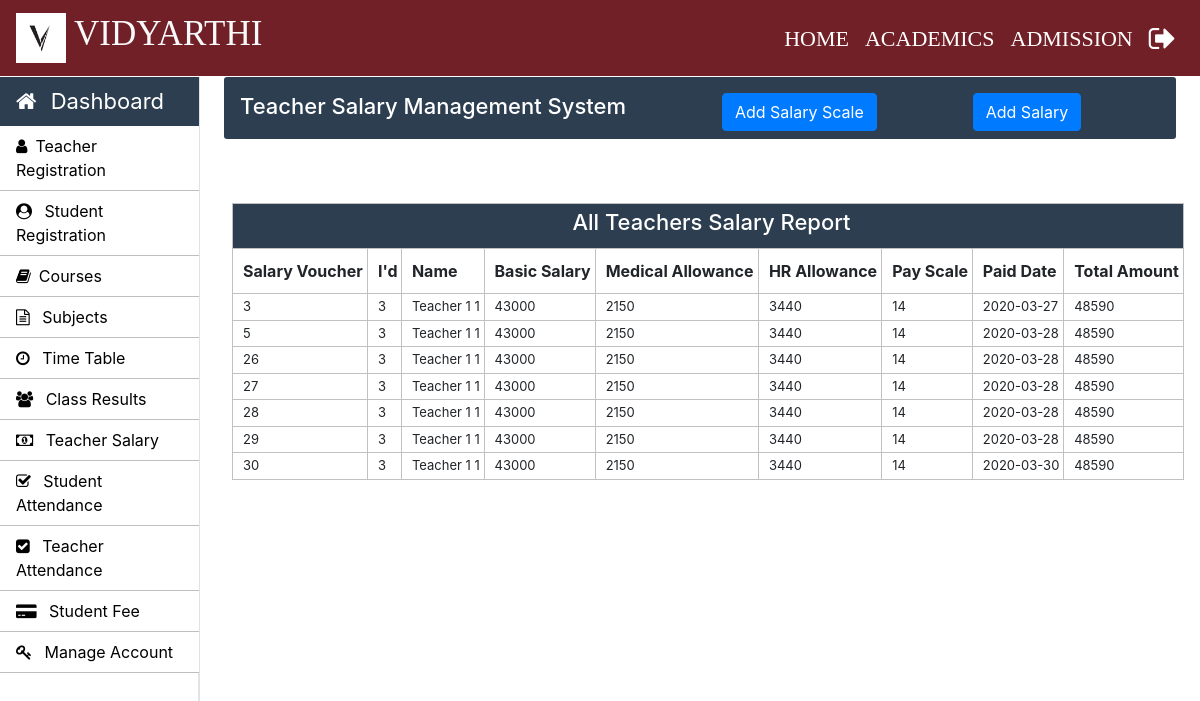
Page /Admin/teacher-salary.php (signed in) on the committed database.
### tables this page shows
CREATE TABLE `teacher_salary_allowances` (
  `teacher_id` int(11) NOT NULL,
  `basic_salary` int(11) NOT NULL,
  `medical_allowance` int(11) NOT NULL,
  `hr_allowance` int(11) NOT NULL,
  `scale` int(11) NOT NULL
);

CREATE TABLE `teacher_salary_report` (
  `salary_id` int(11) NOT NULL,
  `teacher_id` int(11) NOT NULL,
  `total_amount` int(11) NOT NULL,
  `status` varchar(11) NOT NULL,
  `paid_date` timestamp NOT NULL DEFAULT current_timestamp() ON UPDATE current_timestamp()
);

CREATE TABLE `teacher_info` (
  `teacher_id` int(11) NOT NULL,
  `first_name` varchar(30) NOT NULL,
  `middle_name` varchar(30) NOT NULL,
  `last_name` varchar(30) NOT NULL,
  `father_name` varchar(50) NOT NULL,
  `email` varchar(30) NOT NULL,
  `phone_no` varchar(11) NOT NULL,
  `profile_image` blob NOT NULL,
  `teacher_status` varchar(10) NOT NULL,
  `application_status` varchar(10) NOT NULL,
  `dob` varchar(15) NOT NULL,
  `other_phone` int(11) NOT NULL,
  `gender` varchar(10) NOT NULL,
  `permanent_address` varchar(100) NOT NULL,
  `current_address` varchar(100) NOT NULL,
  `place_of_birth` varchar(50) NOT NULL,
  `state` varchar(20) NOT NULL,
  `hire_date` varchar(10) NOT NULL
);

### Admin/teacher-salary.php (the view, shortened to what this page needs)
<?php
		require_once "../connection/connection.php";
	?>
<!doctype html>
<html lang="en">
	<head>
	</head>
	<body>
		<?php include('../common/common-header.php') ?>
		<?php include('../common/admin-sidebar.php') ?>
		<main role="main" class="col-xl-10 col-lg-9 col-md-8 ml-sm-auto px-md-4 w-100">
			<div class="sub-main">
				<div class="text-center d-flex flex-wrap flex-md-nowrap pt-3 pb-2 mb-3 text-white admin-dashboard pl-3">
					<div class="d-flex">
						<h4 class="mr-5">Teacher Salary Management System </h4>
						<button type="button" class="btn btn-primary ml-5 mr-5" data-toggle="modal" data-target=".bd-example-modal-lg">Add Salary Scale</button>
						<button type="button" class="btn btn-primary ml-5" data-toggle="modal" data-target=".add_salary">Add Salary</button>
					</div>
				</div>
				<div class="row">
					<div class="col-md-12 ml-2">
						<section class=" mt-3">
							<div class="row">
								<div class="col-md-8"></div>
								<div class="col-md-3 ml-5 ">
									<div class="col-md-12 pt-3 ml-5">
									</div>
								</div>
							</div>
							<div class="row">
								<div class="col-md-8"></div>
								<div class="col-md-3 ml-5 ">
									<div class="col-md-12 pt-3 ml-5">
									</div>
								</div>
							</div>
							<div class="row">
								<div class="col-md-12">
									<table class="w-100 table-elements table-three-tr" cellpadding="3">
										<tr class="table-tr-head table-three text-white">
											<td colspan="9" class=" text-center text-white"><h4>All Teachers Salary Report</h4></td>
										</tr>
										<tr class="table-tr-head">
											<th>Salary Voucher</th>
											<th>I'd</th>
											<th>Name</th>
											<th>Basic Salary</th>
											<th>Medical Allowance</th>
											<th>HR Allowance</th>
											<th>Pay Scale</th>
											<th>Paid Date</th>
											<th>Total Amount</th>
										</tr>
										<?php
											$query="select tsr.teacher_id,ti.first_name,middle_name,last_name,salary_id,basic_salary,medical_allowance,hr_allowance,scale,Date(paid_date) as paid_date,total_amount from teacher_salary_allowances tsa inner join teacher_salary_report tsr on tsa.teacher_id=tsr.teacher_id inner join teacher_info ti on ti.teacher_id=tsr.teacher_id";
											$run=mysqli_query($con,$query);
											while ($row=mysqli_fetch_array($run)) { ?>
												<tr>
													<td><?php echo $row['salary_id'] ?></td>
													<td><?php echo $row['teacher_id'] ?></td>
													<td><?php echo $row["first_name"]." ".$row["middle_name"]." ".$row["last_name"] ?></td>
													<td><?php echo $row['basic_salary'] ?></td>
													<td><?php echo ($row['basic_salary']*$row['medical_allowance']/100) ?></td>
													<td><?php echo ($row['basic_salary']*$row['hr_allowance']/100) ?></td>
													<td><?php echo $row['scale'] ?></td>
													<td><?php echo $row['paid_date'] ?></td>
													<td><?php echo $row['total_amount'] ?></td>
												</tr>
											<?php
											}
										?>
									</table>
								</div>
							</div>
						</section>
					</div>
				</div>
			</div>
		</main>
	</body>
</html>

### Css/style.css (style rules this page uses)
h4 { font-size: 22px; }
.admin-dashboard { margin-top: 1px !important; background: #2c3e50 !important; border-radius: 3px; }
.table-elements tr, td, th { font-size: 13px; border: 1px solid rgb(194, 193, 193); padding-left: 10px !important; }
.table-three { background: #2c3e50 !important; }
.table-tr-head { height: 45px !important; padding: 10px !important; margin-top: 5px !important; }
.table-font-for-transcript td, th { font-size: 16px !important; }

### rows in the picture
teacher_salary_allowances: teacher_salary_report.salary_id "3", teacher_salary_report.teacher_id "3", teacher_info.first_name "Teacher", teacher_info.middle_name "1", teacher_info.last_name "1", basic_salary "43000", $row['basic_salary']*$row['medical_allowance']/100 "2150", $row['basic_salary']*$row['hr_allowance']/100 "3440", scale "14", paid_date "2020-03-27", teacher_salary_report.total_amount "48590", teacher_salary_report.salary_id "5", paid_date "2020-03-28", teacher_salary_report.salary_id "26", teacher_salary_report.salary_id "27", teacher_salary_report.salary_id "28", teacher_salary_report.salary_id "29", teacher_salary_report.salary_id "30", paid_date "2020-03-30"
